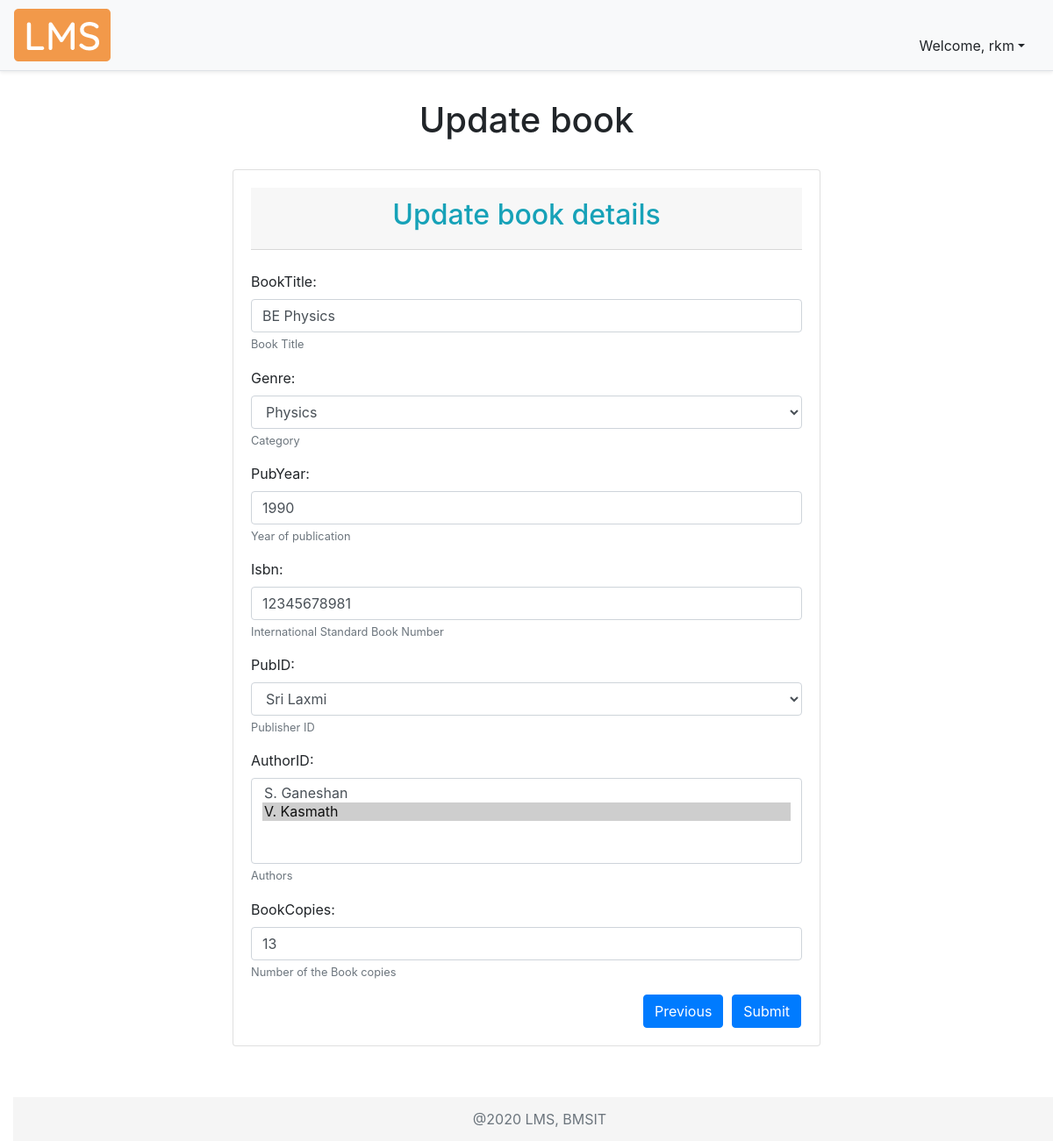
The page /updatebookdetails/6/ (signed in) on the database as committed earlier.
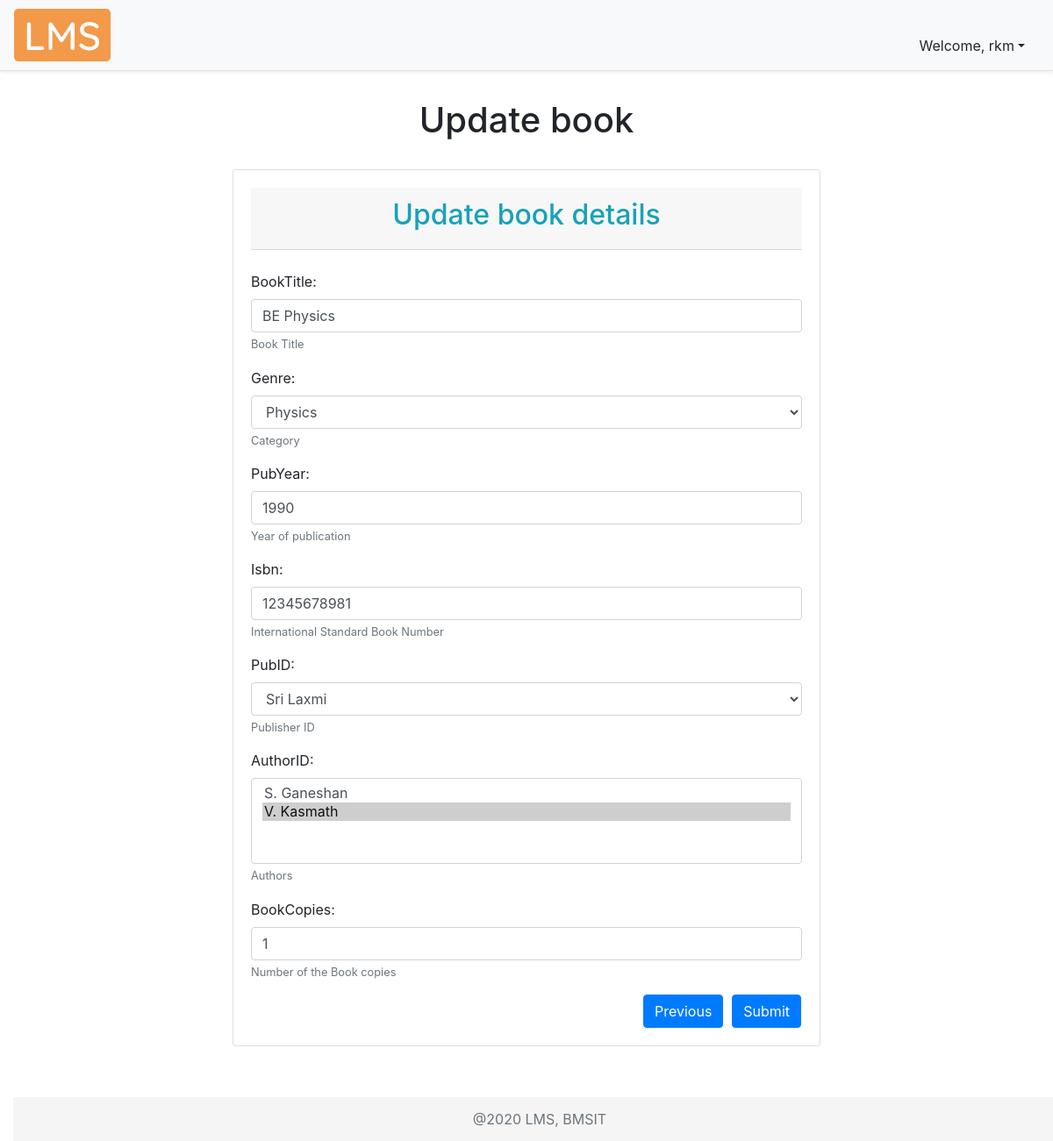
The same page on the database as committed later.
### libraryApp/models.py (models this page shows)
class STOCK(models.Model):
    bookCopies = models.PositiveSmallIntegerField(default=0, help_text="Number of the Book copies")
    bookID = models.OneToOneField(BOOK, null=True, on_delete=models.CASCADE, help_text="Book ID")
    librarianID = models.ForeignKey(
        settings.AUTH_USER_MODEL, null=True, on_delete=models.SET_NULL, help_text="Librarian ID")

### libraryApp/decorators.py (the view)
    def wrapper_func(request, *args, **kwargs):
        user = request.user
        if not user.is_staff:
            messages.warning(request, "You are not allowed to access the previous requested page")
            return redirect("dashboard")
        else:
            return view_func(request, *args, **kwargs)

### libraryApp/forms.py
class AddBookForm(ModelForm):
    class Meta:
        model = BOOK
        fields = '__all__'
        exclude = ['librarianID']

class AddStockForm(ModelForm):
    class Meta:
        model = STOCK
        fields = ['bookCopies']

### libraryApp/models.py (called while the page is built)
    def __str__(self):
        return self.pubName

    def __str__(self):
        return self.authorName

### libraryApp/views.py (called while the page is built, shortened)
@login_required(login_url='signin')
@staff_only_allowed
def updateBookDetails(request, bookID):
    bookDetails = 'libraryApp/add_book_details.html'
    books = BOOK.objects.get(id=bookID)
    stocks = STOCK.objects.filter(bookID__id=bookID).first()
    addBookForm = AddBookForm(instance=books)
    addStockForm = AddStockForm(instance=stocks)
    context = {
        'option': 'Update',
        'addBookForm': addBookForm,
        'addStockForm': addStockForm
    }
    return render(request, bookDetails, context)

### libraryApp/templates/libraryApp/add_book_details.html (shortened to what this page needs)
{% extends 'libraryApp/add_book_template.html' %}
{% load static %}
{% load widget_tweaks %}
{% block content %}
<h1 class="text-center">{{option}} book</h1>
<br>
<div class="container">
  <div class="card card-body">
<form method="POST" novalidate>
 <div class="card-header text-center">
        <h2 class="text-info">{{option}} book details</h2>
      </div>
      <br>
  {% for field in addBookForm.visible_fields %}
    <div class="form-group">
      {{ field.label_tag }}
      {% if addBookForm.is_bound %}
        {% if field.errors %}
          {% render_field field class="form-control is-invalid" %}
          {% for error in field.errors %}
            <div class="invalid-feedback">
              {{ error }}
            </div>
          {% endfor %}
        {% else %}
          {% render_field field class="form-control is-valid" %}
        {% endif %}
      {% else %}
        {% render_field field class="form-control" %}
      {% endif %}
      {% if field.help_text %}
        <small class="form-text text-muted">{{ field.help_text }}</small>
      {% endif %}
    </div>
  {% endfor %}
  {% for field in addStockForm.visible_fields %}
    <div class="form-group">
      {{ field.label_tag }}
      {% if addStockForm.is_bound %}
        {% if field.errors %}
          {% render_field field class="form-control is-invalid" %}
          {% for error in field.errors %}
            <div class="invalid-feedback">
              {{ error }}
            </div>
          {% endfor %}
        {% else %}
          {% render_field field class="form-control is-valid" %}
        {% endif %}
      {% else %}
        {% render_field field class="form-control" %}
      {% endif %}
      {% if field.help_text %}
        <small class="form-text text-muted">{{ field.help_text }}</small>
      {% endif %}
    </div>
  {% endfor %}
   <div class="row justify-content-end">
        <a href="javascript:window.history.back()"><button type="button" class="btn btn-primary" style="margin-right: 10px;">Previous</button></a>
        <button type="submit" class="btn btn-primary mr-3">Submit</button>
      </div>
</form>
</div>
<br>
{% endblock %}

Rows that differ between the two databases and show on the page:
changed STOCK: bookCopies "13" → "1"
